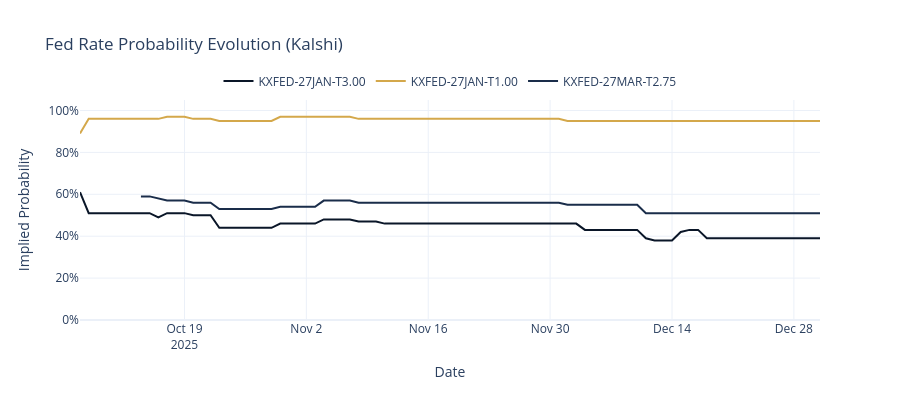

The cell this chart's notebook holds for it:
### Markdown cell above
## 4. Probability Evolution

The implied probability for each contract evolves over time as the market
incorporates new information about Fed policy. Higher thresholds have lower
probabilities (less likely the rate exceeds a high level).

### Code cell
# Volume is near zero across these contracts, so "most active" means the widest range
# in implied probability (on the cleaned data), which flags the genuine battleground
# thresholds rather than a data glitch.
price_range = (
    df.group_by("symbol")
    .agg((pl.col("close").max() - pl.col("close").min()).alias("range"))
    .sort("range", descending=True)
)

top_contracts = price_range.head(3)["symbol"].to_list()

fig = go.Figure()
palette = [COLORS["blue"], COLORS["amber"], COLORS["slate"]]

for sym, color in zip(top_contracts, palette, strict=False):
    data = df.filter(pl.col("symbol") == sym).sort("timestamp").to_pandas()
    fig.add_trace(
        go.Scatter(
            x=data["timestamp"],
            y=data["close"],
            mode="lines",
            name=sym,
            line=dict(color=color, width=2),
        )
    )

fig.update_layout(
    title="Fed Rate Probability Evolution (Kalshi)",
    xaxis_title="Date",
    yaxis_title="Implied Probability",
    yaxis=dict(tickformat=".0%", range=[0, 1.05]),
    template="plotly_white",
    height=400,
    legend=dict(orientation="h", yanchor="bottom", y=1.02, xanchor="center", x=0.5),
)

fig.show()
